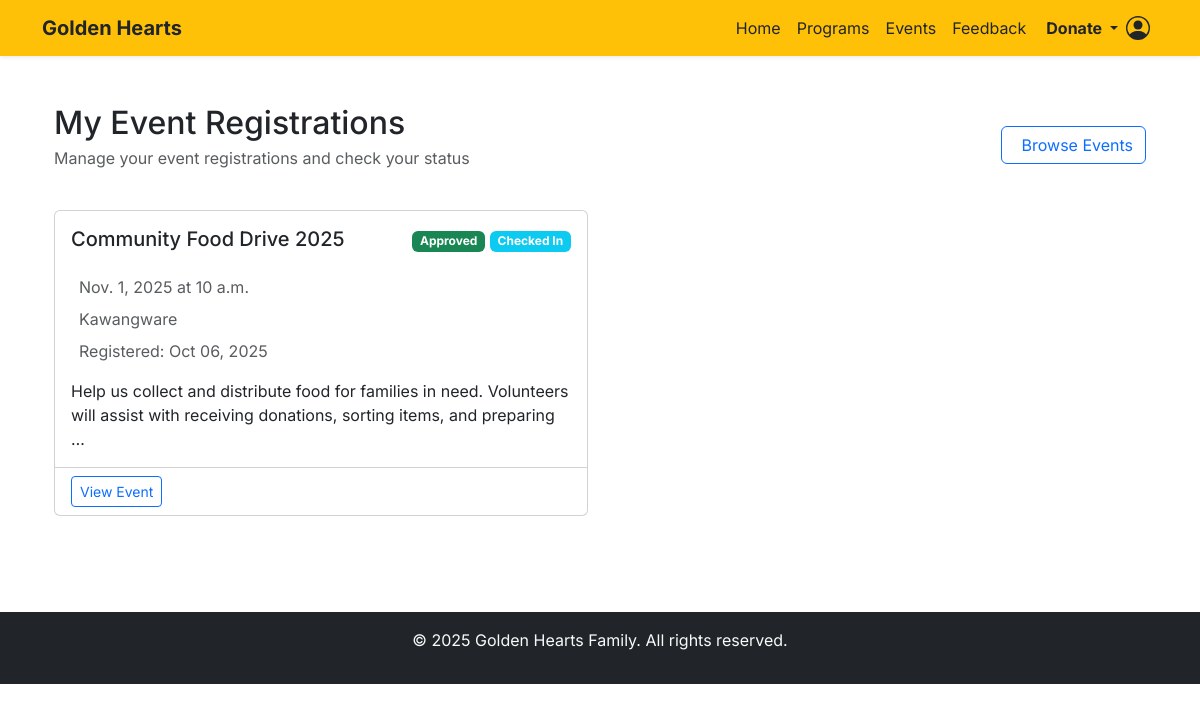
The page /events/my-registrations/ (signed in) on the database its author committed.
### events/models.py (models this page shows, shortened)
class Registration(models.Model):
    event = models.ForeignKey(
        Event,
        on_delete=models.CASCADE,
        related_name='registrations'
    )
    user = models.ForeignKey(
        settings.AUTH_USER_MODEL,
        on_delete=models.CASCADE,
        related_name='event_registrations'
    )
    approved = models.BooleanField(default=False)
    is_checked_in = models.BooleanField(default=False)
    registration_date = models.DateTimeField(auto_now_add=True)
    notes = models.TextField(blank=True, null=True)
    class Meta:
        unique_together = ['event', 'user']
        ordering = ['-registration_date']

class Event(models.Model):
    title = models.CharField(max_length=200)
    description = models.TextField()
    program = models.ForeignKey(
        Program,
        on_delete=models.CASCADE,
        related_name='events'
    )
    date = models.DateField()
    time = models.TimeField()
    location = models.CharField(max_length=200)
    capacity = models.PositiveIntegerField(default=0)
    is_featured = models.BooleanField(default=False)
    created_at = models.DateTimeField(auto_now_add=True)
    updated_at = models.DateTimeField(auto_now=True)
    created_by = models.ForeignKey(
        settings.AUTH_USER_MODEL,
        on_delete=models.SET_NULL,
        null=True,
        related_name='created_events'
    )
    class Meta:
        ordering = ['-date', '-time']

### events/views.py (the view)
# urls.py: path('my-registrations/', views.my_registrations, name='my_registrations'),
@login_required
def my_registrations(request):
    if not is_patron(request.user):
        messages.error(request, "Access denied.")
        return redirect('events:event_list')
    registrations = Registration.objects.filter(user=request.user).select_related('event')
    return render(request, 'events/my_registrations.html', {
        'registrations': registrations
    })

### accounts/models.py (called while the page is built)
    def get_profile_picture_url(self):
        if self.profile_picture and hasattr(self.profile_picture, 'url'):
            try:
                if os.path.exists(self.profile_picture.path):
                    return self.profile_picture.url
            except (ValueError, FileNotFoundError):
                pass
        return None

### events/views.py (called while the page is built)
def is_patron(user):
    return user.is_authenticated and user.role == 'patron'

### events/templates/events/my_registrations.html (shortened to what this page needs)
{% extends 'base.html' %}
{% load static %}
{% block content %}
<div class="container py-4">
    <div class="d-flex justify-content-between align-items-center mb-4">
        <div>
            <h1 class="h2 mb-1">My Event Registrations</h1>
            <p class="text-muted">Manage your event registrations and check your status</p>
        </div>
        <a href="{% url 'events:event_list' %}" class="btn btn-outline-primary">
            Browse Events
        </a>
    </div>
    {% if registrations %}
    <div class="row">
        {% for reg in registrations %}
        <div class="col-lg-6 mb-4">
            <div class="card h-100">
                <div class="card-body">
                    <div class="d-flex justify-content-between align-items-start mb-3">
                        <h5 class="card-title">{{ reg.event.title }}</h5>
                        <div>
                            {% if reg.approved %}
                                <span class="badge bg-success">Approved</span>
                            {% else %}
                                <span class="badge bg-warning text-dark">Pending</span>
                            {% endif %}
                            {% if reg.is_checked_in %}
                                <span class="badge bg-info">Checked In</span>
                            {% endif %}
                        </div>
                    </div>
                    <div class="text-muted mb-3">
                        <p class="mb-2">
                            {{ reg.event.date }} at {{ reg.event.time }}
                        </p>
                        <p class="mb-2">
                            {{ reg.event.location }}
                        </p>
                        <p class="mb-0">
                            Registered: {{ reg.registration_date|date:"M d, Y" }}
                        </p>
                    </div>
                    <p class="card-text">{{ reg.event.description|truncatewords:20 }}</p>
                </div>
                <div class="card-footer bg-transparent">
                    <div class="d-flex justify-content-between align-items-center">
                        <a href="{% url 'events:event_detail' reg.event.id %}" class="btn btn-outline-primary btn-sm">
                            View Event
                        </a>
                    </div>
                </div>
            </div>
        </div>
        {% endfor %}
    </div>
    {% endif %}
</div>
{% endblock %}

### templates/base.html (style rules this page uses)
body { font-family: 'Inter', sans-serif; }

### rows shown on the page
Registration: event "Community Food Drive 2025", approved "Approved", is_checked_in "Checked In", event "Nov. 1, 2025", event.time "10 a.m.", event.location "Kawangware", registration_date "Oct 06, 2025", event.description "Help us collect and distribute food for families in need. Volunteers will assist with receiving donations, sorting items, and preparing …"
